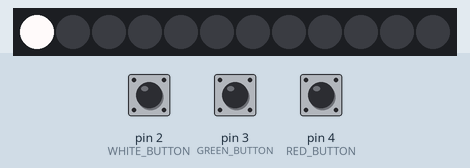
The sketch below on a simulated Arduino Uno, built with avr-gcc and run on an emulated ATmega328P. Parts: 12 RGB LEDs in strip order, left to right. The inputs (shaded band) are chosen by the test bench; at power-on: pin 4 (RED_BUTTON) HIGH, pin 2 (WHITE_BUTTON) HIGH, pin 3 (GREEN_BUTTON) HIGH. What the sketch prints to the serial monitor is not drawn.

Above: at 1.2 s.
1.3 s: pin 4 (RED_BUTTON) pulled LOW for 0.15 s
At 2.6 s:
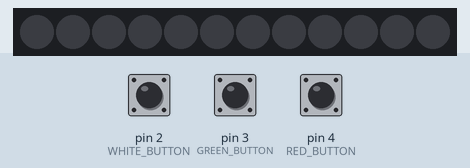
2.9 s: pin 4 (RED_BUTTON) pulled LOW for 1 s
At 5.1 s:
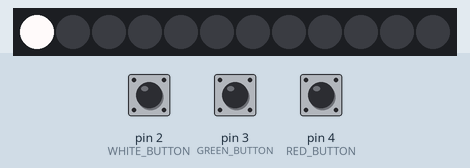
5.4 s: pin 4 (RED_BUTTON) pulled LOW for 3.2 s
Timing chart, 0 to 7.8 s (numbered marks = the images above; inputs shaded):
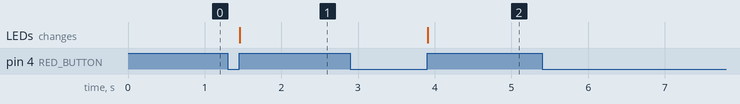

Measured:
- after the input at 1.3 s, the LEDs: change after 0.16 s (image 1)
- after the input at 2.9 s, the LEDs: change after 1.0 s (image 2)

The sketch:

LED_CLOCK.ino
```cpp
// Created by Zen Maker Lab Inc.
// Website: zenmakerlab.com

#include "FastLED.h"
#include <inttypes.h>

#define NUM_LEDS 12
#define DATA_PIN 5
#define CLOCK_PIN 6

#define RED_BUTTON 4
#define GREEN_BUTTON 3
#define WHITE_BUTTON 2

CRGB leds[NUM_LEDS];

unsigned long half_seconds_irq = 0;
unsigned int seconds = 0;
unsigned int minutes = 0;
unsigned int hours = 0;

unsigned int minutes_offset = 0;
unsigned int hours_offset = 0;
bool showTime = true;

uint8_t buttonState = 0x0;
uint8_t buttonRead = 0x0;

//CLK FREQ = 16MHz

const uint16_t t1_comp = 31250;
const uint16_t t1_load = 0;

char buf[60];

void setup() {
  noInterrupts();
  pinMode(RED_BUTTON, INPUT_PULLUP);
  pinMode(GREEN_BUTTON, INPUT_PULLUP);
  pinMode(WHITE_BUTTON, INPUT_PULLUP);
  Serial.begin(9600);

  FastLED.addLeds<APA102, DATA_PIN, CLOCK_PIN, RGB>(leds, NUM_LEDS);  // BGR ordering is typical
  for (int i=0;i<NUM_LEDS-1;i++){
    leds[i] = CRGB (0,0,0);
    }
    FastLED.show();

  timerOneSetup();
  interrupts();
}

void loop() {
  updateStrip();
  updateTime();
  updateInputs();
}

void updateInputs(){
  buttonRead = 0x0;
  buttonRead |= !digitalRead(RED_BUTTON) << 0;
  buttonRead |= !digitalRead(GREEN_BUTTON) << 1;
  buttonRead |= !digitalRead(WHITE_BUTTON) << 2;

  buttonState |= buttonRead;
  //Serial.print(buttonState);
  //Serial.print(" , ");
  //Serial.println(buttonRead);
  Serial.println(showTime);

  if (!buttonRead){
    if(buttonState & 0x1){
      showTime = !showTime;
      buttonState &= ~0x1;
    }
  if(buttonState & 0x2){
      minutes_offset++;
      if(minutes_offset>59){
        minutes_offset = 0;
        }
      buttonState &= ~0x2;
    }
  if(buttonState & 0x4){
      hours_offset++;
      if(hours_offset>11){
        hours_offset = 0;
        }
      buttonState &= ~0x4;
    }
  }
}

/*
  For the LED Clock, you will have to add 3 lines.
  One for the seconds, minutes, and hours.

  ie.
  seconds = 3;
  minutes = x;
  hours = x * 3 / 70;

  You'll have to calculate it based on the half_seconds_irq variable
  which increases by 2 every second.  And you'll need to account for
  the offset from the buttons for setting the time (hours_offset,
  minutes_offset).
*/

void updateTime(){
  /*Activity Starts Here*/

  /*Activity Ends Here*/
}

void updateStrip(){
  for (int i=0;i<NUM_LEDS;i++){
    leds[i] = CRGB (0,0,0);
  }
  if(showTime){
    int sec_light = seconds % 5;
    leds[seconds/5] = CRGB(0,0,50*(5-sec_light));
    leds[(seconds/5+1)%12] = CRGB(0,0,50*sec_light);
    int min_light = minutes % 5;
    leds[minutes/5] = leds[minutes/5] + CRGB(0,50*(5-min_light),0);
    leds[(minutes/5 + 1)%12] = leds[(minutes/5+1)%12] + CRGB(0,50*min_light,0);
    leds[hours] = leds[hours] + CRGB (255,0,0);
  }
  FastLED.show();
}

void timerOneSetup(){
  TCCR1A = 0;

  //ctc mode
  TCCR1B &= (1<<WGM13);
  TCCR1B |= (1<<WGM12);

  TCCR1B |= (1 << CS12);
  TCCR1B &= ~(1 << CS11);
  TCCR1B &= ~(1 << CS10);

  TCNT1 = t1_load;
  OCR1A = t1_comp;

  TIMSK1 = (1 << OCIE1A);

  sei();
}

ISR(TIMER1_COMPA_vect){
  half_seconds_irq++;
}
```
